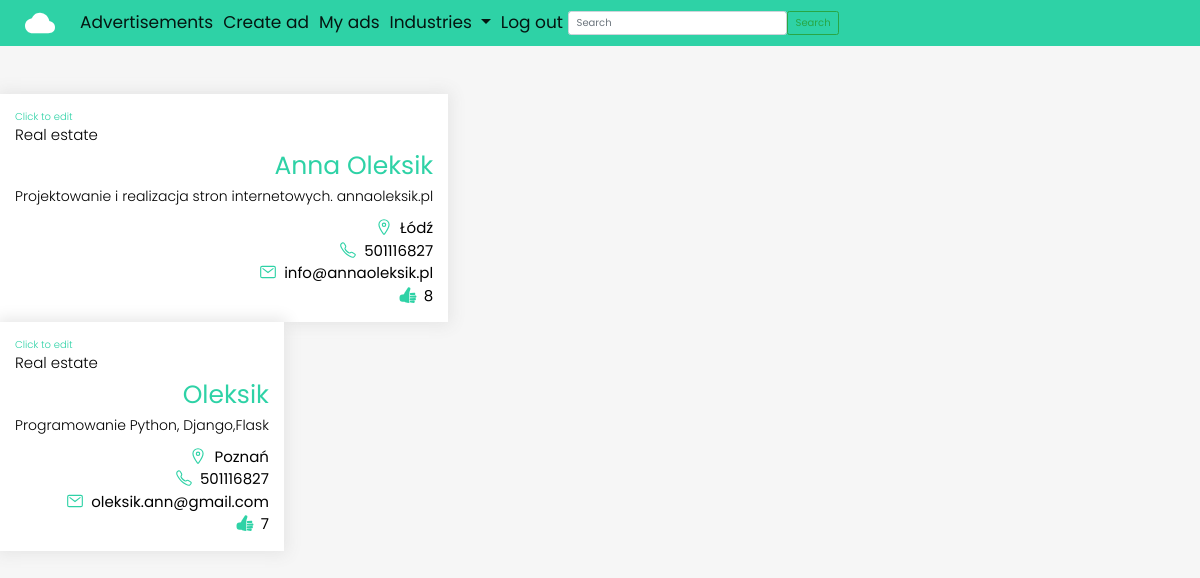
Page /my (signed in) on the committed database.
### ads/models.py (models this page shows, shortened)
class Advertisement(models.Model):
    company=models.CharField(max_length=300)
    adress = models.CharField(max_length=400)
    email = models.EmailField(max_length=254)
    phone =models.CharField(max_length=14)
    desc=models.TextField()
    industries=[
        ("","Choose industry"),
        ("re","Real estate"),
        ("ht","Health"),
        ("at","Automotive"),
        ("ft","Fitness"),
    ]
    industry = models.CharField(max_length=2,choices=industries, default="")
    user=models.ForeignKey(User,on_delete=models.CASCADE)
    likes=models.ManyToManyField(User,blank=True,related_name="likes")
    def display_industry(self):
        for industry in self.industries:
            if self.industry in industry:
                toDisplay = industry[1]
        return toDisplay
    def total_likes(self):
        return self.likes.count()

### ads/views.py (the view)
# urls.py: path("my",views.my,name="my"),
@login_required
def my(request):
    ads=Advertisement.objects.filter(user=request.user)
    for ad in ads:
        if ad.likes.filter(id=request.user.id).exists():
            ad.is_liked=True
        else:
            ad.is_liked=False
    return render(request,"my.html",{"ads":ads})

### ads/templates/my.html (shortened to what this page needs)
{% extends "base.html" %}
{% block content %}
<div class="row">
   <div class="ads-row">
      {% for ad in ads %}
      <div class="ad-col"></div>
         <a href="{% url "edit" ad.id %}">
            <div class ="ad-box">
               <span id="edit">Click to edit</span>
               <span>{{ad.display_industry}}</span>
               <div class ="info-row">
                  <div class="info-col big">
                     <h2>{{ad.company}}</h2>
                     <p class="desc">{{ad.desc|truncatechars:100}}</p>
                     <p class="small-info"><ion-icon name="location-outline"></ion-icon>{{ad.adress}}</p>
                  </div>
               </div>
               <div class="info-col">
                  <p class="small-info"><ion-icon name="call-outline"></ion-icon>{{ad.phone}}</p>
                  <p class="small-info"><ion-icon name="mail-outline"></ion-icon>{{ad.email}}</p>
                  <p class="small-info">
                     {% if ad.is_liked %}
                     <ion-icon name="thumbs-up"></ion-icon>{{ad.total_likes}}
                     {% else %}
                     <ion-icon name="thumbs-up-outline"></ion-icon>{{ad.total_likes}}
                     {% endif %}
                  </p>
               </div>
            </div>
         </a>
      </div>
      {% endfor %}
{% endblock content %}

### ads/static/css/styles.css (style rules this page uses)
* { margin: 0; padding: 0; box-sizing: border-box; }
:root { --background: #f6f6f6; --primary: #2ed2a6; }
html, body { font-size: 10px; font-family: 'Poppins', sans-serif; background-color: var(--background); }
a, a:hover { text-decoration: none; color: black; }
.row { max-width: 1200px; margin: 0 auto; }
.ads-row { display: flex; flex-wrap: wrap; justify-content: space-between; }
.ad-col { flex: 0 0 calc(50% - 2.4rem); display: inline-flex; margin-top: 4.8rem; }
.ad-box { width: 100%; background-color: #fff; padding: 1.5rem; box-shadow: 0 0 15px 3px #e5e5e5; transition: box-shadow 0.4s; height: 100%; }
.info-row { display: flex; justify-content: space-between; }
.info-col { display: flex; flex: 2; flex-direction: column; justify-content: space-between; }
.info-col:last-child { text-align: right; }
.big { flex: 5; }
.ad-box span { display: block; font-size: 1.5rem; font-weight: 300; margin-bottom: 0.5rem; }
.ad-box h2 { font-size: 2.5rem; font-weight: 400; color: var(--primary); }
.desc { font-size: 1.4rem; font-weight: 300; }
.ad-box ion-icon { color: var(--primary); font-size: 1.8rem; margin-right: 0.7rem; margin-bottom: -3px; }
.small-info { font-size: 1.5rem; margin: 0; }
#edit { color: var(--primary); font-size: 1rem; margin: 0; }

### rows in the picture
Advertisement: display_industry "Real estate", company "Anna Oleksik", desc "Projektowanie i realizacja stron internetowych. annaoleksik.pl", adress "Łódź", phone "501116827", email "info@annaoleksik.pl", total_likes "8"
Advertisement: display_industry "Real estate", company "Oleksik", desc "Programowanie Python, Django,Flask", adress "Poznań", phone "501116827", email "oleksik.ann@gmail.com", total_likes "7"
